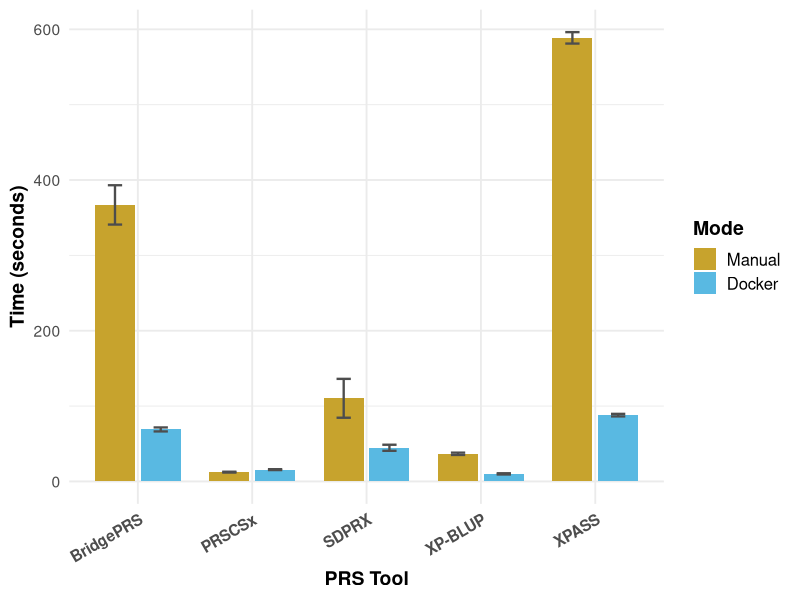
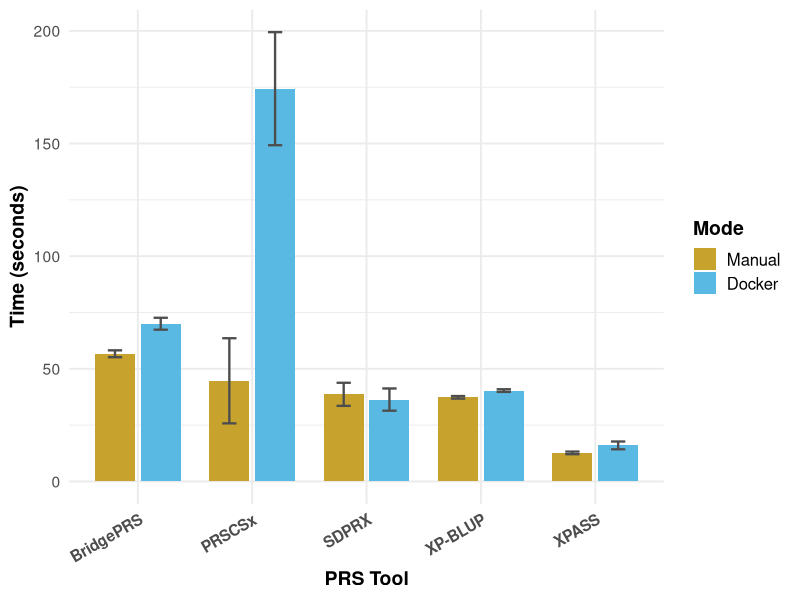

Here is the R script that generated these plots, in order:
library(ggplot2)
library(reshape2)

# -----------------------------
# Data: means and SDs (n = 3)
# -----------------------------
# Keep the tool order EXACTLY as you want it on the x-axis
tool_order <- c("BridgePRS", "PRSCSx", "SDPRX", "XP-BLUP", "XPASS")

# Setup (means)
df_setup_mean <- data.frame(
  Tool   = c("PRSCSx","SDPRX","XPASS","BridgePRS","XP-BLUP"),
  Metric = "Setup Time",
  Manual = c(12.33, 110.33, 588.67, 367.00, 36.67),
  Docker = c(15.67,  44.67,  88.00,   69.00, 10.00)
)

# Setup (SDs)
df_setup_sd <- data.frame(
  Tool     = c("PRSCSx","SDPRX","XPASS","BridgePRS","XP-BLUP"),
  Metric   = "Setup Time",
  ManualSD = c(0.58, 25.80, 7.57, 26.10, 1.53),
  DockerSD = c(0.58,  4.04, 1.73,  2.65, 0.82)
)

# Runtime (means)
df_runtime_mean <- data.frame(
  Tool   = c("PRSCSx","SDPRX","XPASS","BridgePRS","XP-BLUP"),
  Metric = "Runtime",
  Manual = c(44.67, 38.67, 12.67, 56.67, 37.33),
  Docker = c(174.33, 36.33, 16.00, 70.00, 40.33)
)

# Runtime (SDs)
df_runtime_sd <- data.frame(
  Tool     = c("PRSCSx","SDPRX","XPASS","BridgePRS","XP-BLUP"),
  Metric   = "Runtime",
  ManualSD = c(18.90, 5.13, 0.58, 1.53, 0.58),
  DockerSD = c(25.10, 4.93, 1.73, 2.65, 0.58)
)

# ---------------------------------
# Helper: make long mean+sd safely
# ---------------------------------
to_long_with_sd <- function(df_mean, df_sd, tool_order) {
  m_long <- melt(df_mean, id.vars = c("Tool","Metric"),
                 variable.name = "Mode", value.name = "Mean")
  s_long <- melt(df_sd,   id.vars = c("Tool","Metric"),
                 variable.name = "Mode", value.name = "SD")

  # Rename SD modes ("ManualSD" -> "Manual", "DockerSD" -> "Docker")
  s_long$Mode <- gsub("SD$", "", s_long$Mode)

  out <- merge(m_long, s_long, by = c("Tool","Metric","Mode"), sort = FALSE)

  # lock tool order exactly as requested
  out$Tool <- factor(out$Tool, levels = tool_order)

  out
}

setup_long  <- to_long_with_sd(df_setup_mean,  df_setup_sd,  tool_order)
runtime_long<- to_long_with_sd(df_runtime_mean, df_runtime_sd, tool_order)

# -----------------------------
# Styling
# -----------------------------
colors <- c("Manual" = "#c7a32dff", "Docker" = "#59b9e2ff")

plot_bars_sd <- function(dat, file_name) {
  p <- ggplot(dat, aes(x = Tool, y = Mean, fill = Mode)) +
    geom_col(position = position_dodge(width = 0.8), width = 0.7) +
    geom_errorbar(
      aes(ymin = Mean - SD, ymax = Mean + SD),
      position = position_dodge(width = 0.8),
      width = 0.25, linewidth = 0.8, color = "gray30"
    ) +
    scale_fill_manual(values = colors, name = "Mode") +
    labs(x = "PRS Tool", y = "Time (seconds)") +
    theme_minimal(base_size = 14) +
    theme(
      legend.position = "right",
      legend.title = element_text(face = "bold"),
      legend.text  = element_text(size = 12),
      axis.text.x  = element_text(angle = 30, hjust = 1, face = "bold"),
      axis.title.x = element_text(face = "bold"),
      axis.title.y = element_text(face = "bold"),
      plot.title   = element_blank(),
      plot.subtitle= element_blank()
    )

  ggsave(file_name, p, width = 9, height = 6, dpi = 400)
  cat("Saved:", file_name, "\n")
}

# -----------------------------
# Save plots (no surprises)
# -----------------------------
out_dir <- "/home/bonyido/PIPELINE_JULY_2025/PRS-Project-App/python_version/bench-prs-dock/plots"
if (!dir.exists(out_dir)) dir.create(out_dir, recursive = TRUE)

plot_bars_sd(setup_long,  file.path(out_dir, "setup_barchart_errorbars.png"))
plot_bars_sd(runtime_long,file.path(out_dir, "runtime_barchart_errorbars.png"))

cat("Done. Bars match your original order and heights; SDs added cleanly.\n")
